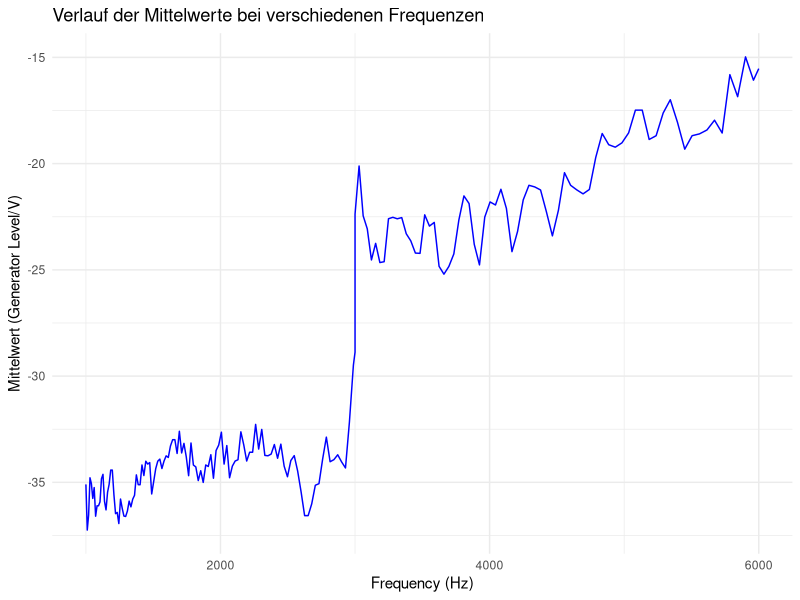

This chart was generated by the following R code: (Note: this script raises an error after producing the figure.)
# Pakete installieren (nur einmal nötig)
install.packages("readxl")
install.packages("writexl")

# Pakete laden
library(readxl)
library(writexl)
library(tidyverse)

# Excel-Dateien einlesen
tabelle1 <- read_excel("./Analyse/Messungen/Freifeld_20240724_01.xls")
tabelle2 <- read_excel("./Analyse/Messungen/Freifeld_20240724_02.xls")
tabelle3 <- read_excel("./Analyse/Messungen/Freifeld_20240724_03.xls")


# Daten zusammenführen (tidyverse Methode)
werte <- bind_cols(
  tabelle1 %>% select(Frequency, `Generator Level/V`),
  tabelle2 %>% select(`Generator Level/V`),
  tabelle3 %>% select(`Generator Level/V`)
)

# Spaltennamen anpassen
colnames(werte) <- c("Frequency", "Tabelle1", "Tabelle2", "Tabelle3")

# Sicherstellen, dass die "Frequency" Spalte numerisch ist
werte$Frequency <- as.numeric(werte$Frequency)

# Alle "Generator Level/V" Spalten in numerische Werte umwandeln
werte$Tabelle1 <- as.numeric(werte$Tabelle1)
werte$Tabelle2 <- as.numeric(werte$Tabelle2)
werte$Tabelle3 <- as.numeric(werte$Tabelle3)

# Überprüfen der Daten nach dem Laden
head(werte)

# Fehlende Werte (NA) durch den Mittelwert der jeweiligen Spalte ersetzen
werte <- werte %>%
  mutate(
    Tabelle1 = ifelse(is.na(Tabelle1), mean(Tabelle1, na.rm = TRUE), Tabelle1),
    Tabelle2 = ifelse(is.na(Tabelle2), mean(Tabelle2, na.rm = TRUE), Tabelle2),
    Tabelle3 = ifelse(is.na(Tabelle3), mean(Tabelle3, na.rm = TRUE), Tabelle3)
  )

# Berechnung des Mittelwerts pro Zeile
werte <- werte %>%
  mutate(Mittelwert = rowMeans(select(werte, Tabelle1, Tabelle2, Tabelle3), na.rm = TRUE))

# Überprüfen, ob die Spalte "Mittelwert" erfolgreich hinzugefügt wurde
head(werte)

# Falls es NA-Werte in der Mittelwert-Spalte gibt, beheben
werte$Mittelwert <- ifelse(is.na(werte$Mittelwert), 0, werte$Mittelwert)

# Diagramm erstellen
ggplot(werte, aes(x = Frequency, y = Mittelwert)) +  # x = Frequency, y = Mittelwert
  geom_line(color = "blue") +  # Liniendiagramm
  labs(
    title = "Verlauf der Mittelwerte bei verschiedenen Frequenzen",  # Titel des Diagramms
    x = "Frequency (Hz)",  # x-Achse: Frequency
    y = "Mittelwert (Generator Level/V)"  # y-Achse: Mittelwert
  ) +
  theme_minimal()  # Minimalistisches Design

write_xlsx(werte, "./Analyse/Freifeld/Freifeld_neu.xlsx")









